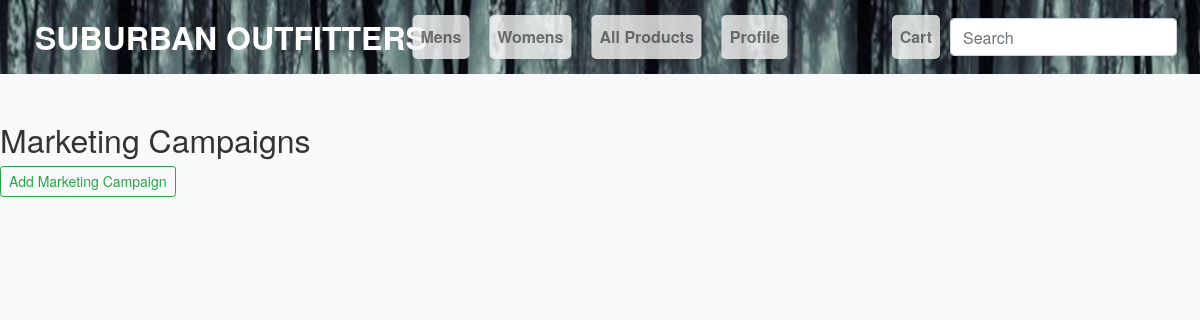
/customers/marketingCampaign_list/, run on an earlier commit of the app's database.
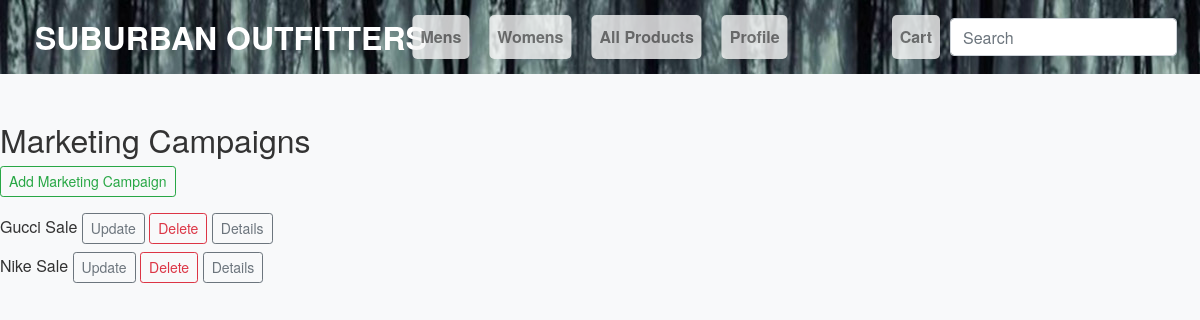
And on a later commit of the database.
### customer/models.py (models this page shows, shortened)
class MarketingCampaign(models.Model):
    name = models.CharField(max_length=255)
    description = models.CharField(max_length=255)
    discountPercent = models.CharField(max_length=255)
    startDate = models.DateField()
    endDate = models.DateField()
    product = models.ForeignKey('Product', on_delete=models.CASCADE)

### customer/views.py (the view)
# urls.py: path('marketingCampaign_list/', views.MarketingCampaignListView.as_view(), name="marketingCampaign_list"),
class MarketingCampaignListView(View):
    def get(self, request):
        marketingCampaigns = MarketingCampaign.objects.all()
        return render(request, 'marketingCampaign_list.html', {'marketingCampaigns': marketingCampaigns})

### customer/context_processors.py (called while the page is built)
def categories(request):
    return {
        'categories': Category.objects.all()
    }

### templates/marketingCampaign_list.html
{% load static %}
<!DOCTYPE html>
<html>
<head>
    <link rel="stylesheet" href="https://stackpath.bootstrapcdn.com/bootstrap/4.5.2/css/bootstrap.min.css">
    <link rel="stylesheet" href="{% static 'css/styles.css' %}">
</head>
<body>
    {% include "nav.html" %}
    <h2>Marketing Campaigns</h2>
    <a href="{% url 'marketingCampaign_add' %}" class="btn btn-outline-success btn-sm mb-3">Add Marketing Campaign</a>
    <ul class="list-unstyled">
        {% for marketingCampaign in marketingCampaigns %}
        <li class="mb-2">
            {{ marketingCampaign.name }}
            <a href="{% url 'marketingCampaign_update' marketingCampaign.pk %}" class="btn btn-outline-secondary btn-sm">Update</a>
            <a href="{% url 'marketingCampaign_delete' marketingCampaign.pk %}" class="btn btn-outline-danger btn-sm">Delete</a>
            <a href="{% url 'marketingCampaign_details' marketingCampaign.pk %}" class="btn btn-outline-secondary btn-sm">Details</a>
        </li>
        {% endfor %}
    </ul>
</body>
</html>

What changed in the data, as far as the page shows it:
added MarketingCampaign: name "Gucci Sale"
added MarketingCampaign: name "Nike Sale"
